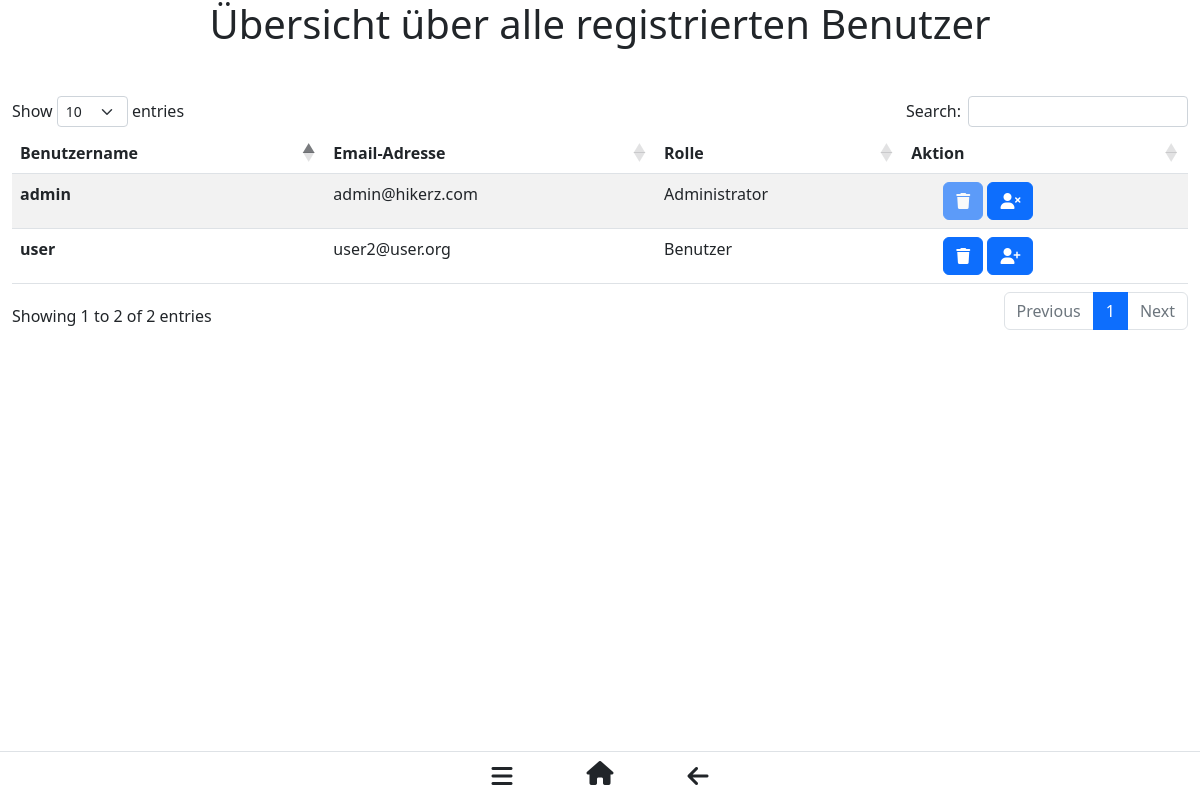
Page /adminbereich (signed in) on the committed database.
### hikerz/db.py (models this page shows, shortened)
class User(db.Model):
    __tablename__ = 'User'
    username = db.Column(db.String(45), primary_key=True)
    emailAdresse = db.Column(db.String(45), nullable=False, unique=True)
    password = db.Column(db.String(80), nullable=False)
    rolle = db.Column(db.Integer(),  nullable=False)
    creatorOfRoute = db.relationship('Route', back_populates='creatorRelationship')
    creatorOfHighlight = db.relationship('Highlight', back_populates='creatorRelationship')
    creatorOfRouteImage = db.relationship('RouteImage', back_populates='creatorRelationship')
    creatorOfReview = db.relationship('Review', back_populates='creatorRelationship')
    member_since = db.Column(db.String(10), nullable=False, default="01.01.2022")

### hikerz/views.py (the view)
@views.route('/adminbereich')
@login_required
def adminbereich():
    if current_user.rolle != 1:
        abort(401)
    allUsers = User.query.all()
    return render_template("adminArea.html", allUsers=allUsers)

### hikerz/__init__.py (called while the page is built)
@login_manager.user_loader
def user_loader(username):
    return User.query.get(username)

### hikerz/templates/adminArea.html (shortened to what this page needs)
{% extends "base.html" %}
{% block content %}
    <h1 align="center"> Übersicht über alle registrierten Benutzer </h1>
    <p><br></p>
    <table id="example" class="table table-striped" style="width:100%">
        <thead>
            <tr>
                <th scope="col">Benutzername</th>
                <th scope="col">Email-Adresse</th>
                <th scope="col">Rolle</th>
                <th scope="col">Aktion</th>
            </tr>
        </thead>
        <tbody>
            {% for u in allUsers %}
                <tr>
                    <th scope="row">{{ u.username }}</th>
                    <td>{{ u.emailAdresse }}</td>
                    <td>{% if u.rolle == 1 %}
                            Administrator
                        {% endif %}
                        {% if u.rolle != 1 %}
                            Benutzer
                        {% endif %}
                    </td>
                    <td>
                        <ul class="list inline m-0">
                            <li class="list-inline-item">
                                {% if u.rolle == 1 %}
                                    <button type="button" class="btn btn-primary" data-bs-toggle="modal" data-bs-target="#myModalFor{{ u.username }}" data-toggle="tooltip" data-placement="top" title="Benutzer löschen" disabled><i class="fa fa-trash"></i></button>
                                {% endif %}
                                {% if u.rolle != 1 %}
                                    <button type="button" class="btn btn-primary" data-bs-toggle="modal" data-bs-target="#myModalFor{{ u.username }}" data-toggle="tooltip" data-placement="top" title="Benutzer löschen"><i class="fa fa-trash"></i></button>
                                {% endif %}
                                {% if u.rolle != 1 %}
                                    <button type="button" class="btn btn-primary" onclick="window.location.href='/benutzerRechteErhoehen/{{ u.username }}';" data-toggle="tooltip" data-placement="top" title="Benutzer zu Administrator machen"><i class="fa fa-user-plus" aria-hidden="true"></i></button>
                                {% endif %}
                                {% if u.rolle == 1 %}
                                    <button type="button" class="btn btn-primary" onclick="window.location.href='/benutzerRechteVerringern/{{ u.username }}';" data-toggle="tooltip" data-placement="top" title="Administratorenrechte des Benutzers entfernen"><i class="fa fa-user-times" aria-hidden="true"></i></button>
                                {% endif %}
                            </li>
                        </ul>
                    </td>
                </tr>
            {% endfor %}
        </tbody>
    </table>
{% endblock %}

### hikerz/static/styles.css (style rules this page uses)
:root { --farbe1: #2D5016; --farbe2: #93B7BE; --farbe3: #635255; --farbe4: #DD9787; --farbe5: #89c07f; --farbe6: #f1f4e8; }

### rows in the picture
User: username "admin", emailAdresse "admin@hikerz.com", rolle "Administrator"
User: username "user", emailAdresse "user2@user.org", rolle "Benutzer"
